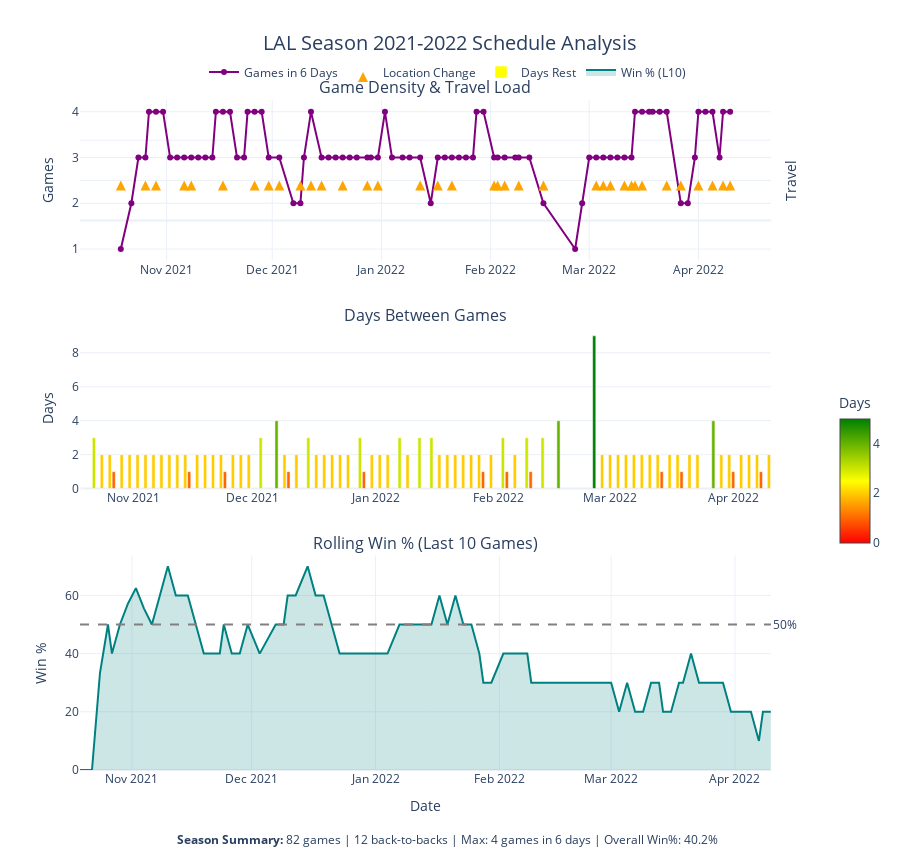

Write notebook code for a chart like this one.
### Code cell
analyze_schedule(schedule, 'LAL', 2021)
